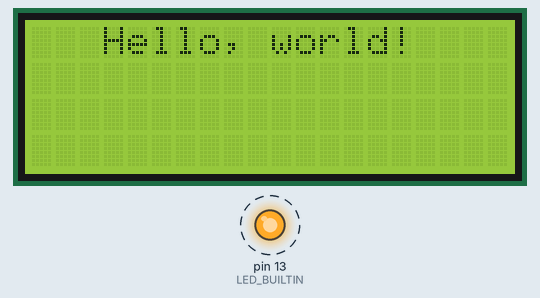
Simulated run of this sketch. Board: Arduino Uno, built with avr-gcc and run on an emulated ATmega328P. Shown: 20×4 character LCD, output pins drawn as LEDs (lit = HIGH). Dashed ring = blinking.

Above: at 0.2 s.
At 1.2 s:
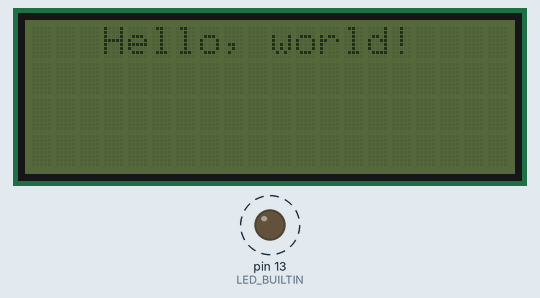
Timing chart, 0 to 130.0 s (numbered marks = the images above):
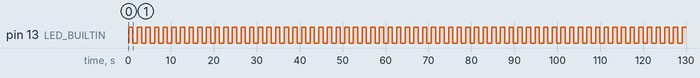

The sketch:

HelloWorldlcm.ino
```cpp
//YWROBOT
//Compatible with the Arduino IDE 1.0
//Library version:1.1
#include <Wire.h>
#include <LiquidCrystal_I2C.h>

LiquidCrystal_I2C lcd(0x27,20,4);  // set the LCD address to 0x27 for a 16 chars and 2 line display

void setup()
{
  lcd.init();                      // initialize the lcd
  lcd.init();
  // Print a message to the LCD.


  pinMode(LED_BUILTIN, OUTPUT);
}


void loop()
{
  lcd.backlight();
  lcd.setCursor(3,0);
  lcd.print("Hello, world!");
  digitalWrite(LED_BUILTIN, HIGH);   // turn the LED on (HIGH is the voltage level)
  delay(1000);// wait for a second
  lcd.noBacklight();
  digitalWrite(LED_BUILTIN, LOW);    // turn the LED off by making the voltage LOW
  delay(1000);                       // wait for a second
}
```

Measured:
- by itself, pin 13 (LED_BUILTIN): alternates HIGH for 1.0 s and LOW for 1.0 s
